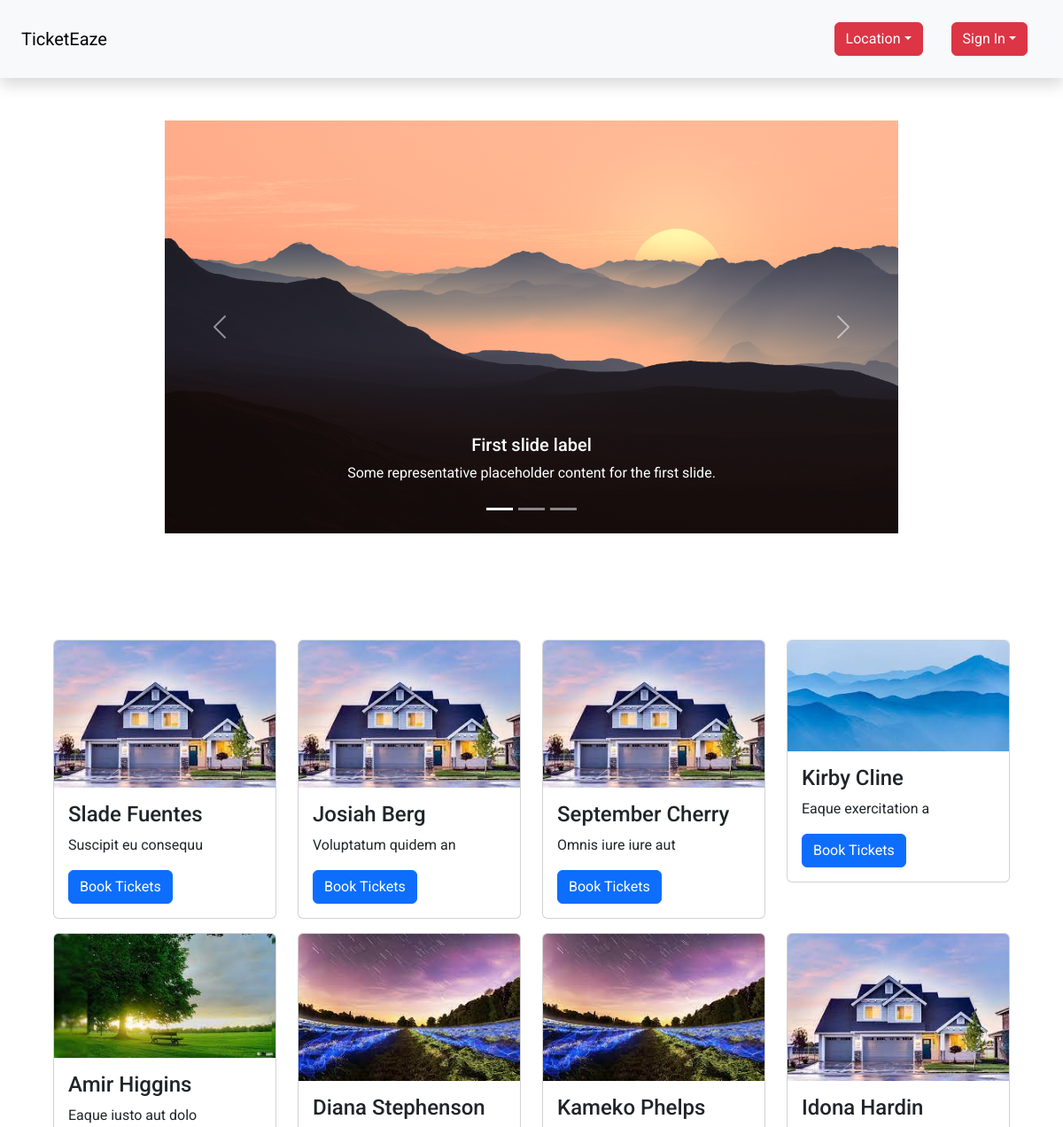
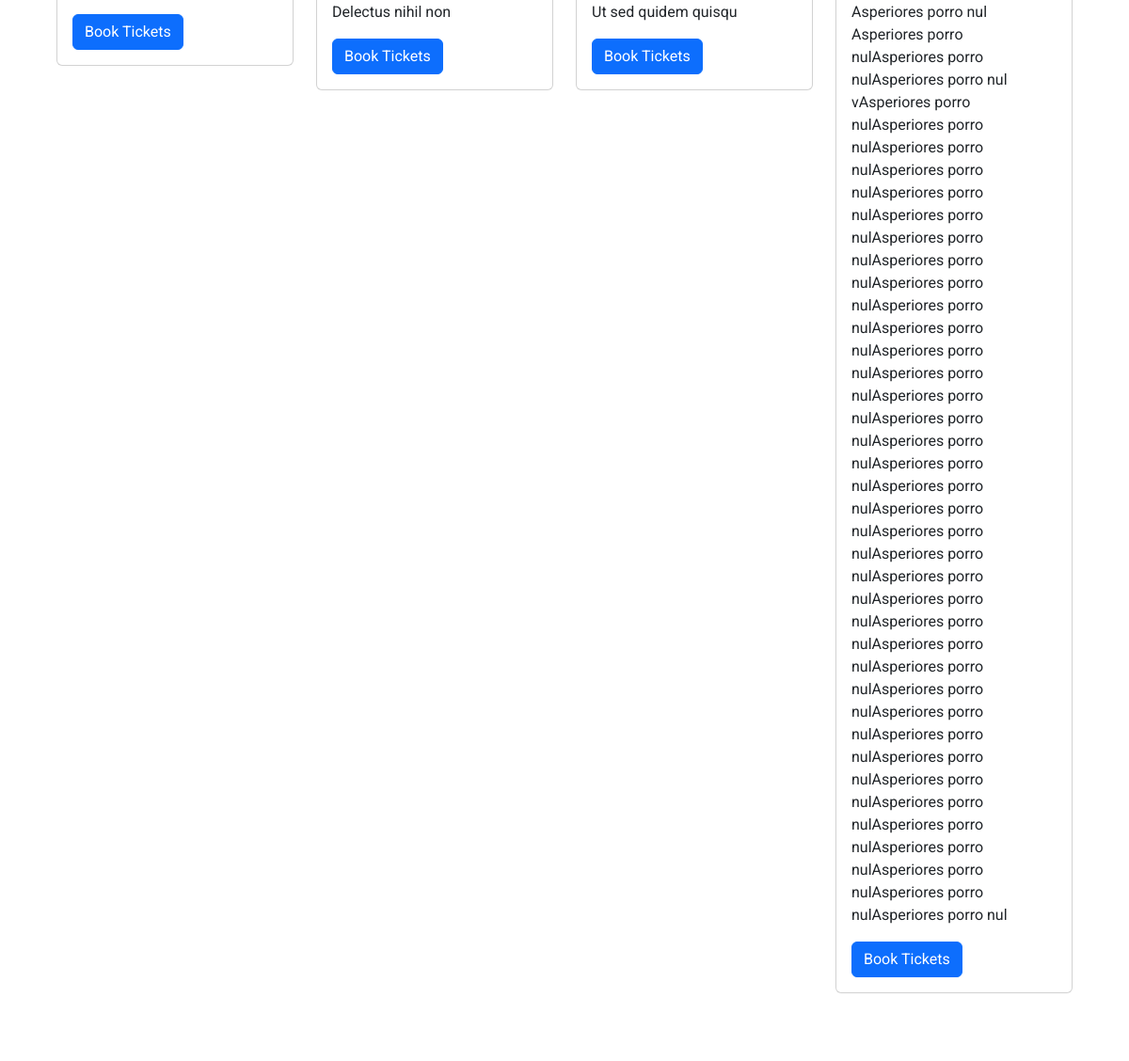
The page / on the database its author committed (2 pictures, top to bottom).
### models.py (models this page shows, shortened)
class show(db.Model):
   id = db.Column(db.Integer, primary_key = True)
   name = db.Column(db.String(100))
   description = db.Column(db.String(100))
   location = db.Column(db.String(100))
   capacity = db.Column(db.Integer)
   tags = db.Column(db.String(200))
   price = db.Column(db.Float)
   rating = db.Column(db.Integer)
   currentcapacity = db.Column(db.Integer)
   showshosted = db.relationship('venue',secondary=showinvenue, backref='showshosted')

### app.py (the view)
@app.route("/",methods=['GET','POST'])
def home():
  events = db.session.query(show).all()
  return render_template('Home/Home.html',events=events)

### templates/Home/Home.html (shortened to what this page needs)
{% extends "./Layouts/layout.html" %}
{% block content %}
{% include "./Layouts/navBarWithoutLogin.html" %}
{% block carousel %}
<section class="w-100  bg-white p-5">
  <div id="carouselExampleCaptions" class="carousel slide w-75 m-auto">
      <div class="carousel-indicators">
        <button type="button" data-bs-target="#carouselExampleCaptions" data-bs-slide-to="0" class="active" aria-current="true" aria-label="Slide 1"></button>
        <button type="button" data-bs-target="#carouselExampleCaptions" data-bs-slide-to="1" aria-label="Slide 2"></button>
        <button type="button" data-bs-target="#carouselExampleCaptions" data-bs-slide-to="2" aria-label="Slide 3"></button>
      </div>
      <div class="carousel-inner">
        <div class="carousel-item active">
          <img src="/static/Images/img1.png" class="d-block w-100" alt="...">
          <div class="carousel-caption d-none d-md-block">
            <h5>First slide label</h5>
            <p>Some representative placeholder content for the first slide.</p>
          </div>
        </div>
      </div>
      <button class="carousel-control-prev" type="button" data-bs-target="#carouselExampleCaptions" data-bs-slide="prev">
        <span class="carousel-control-prev-icon" aria-hidden="true"></span>
      </button>
      <button class="carousel-control-next" type="button" data-bs-target="#carouselExampleCaptions" data-bs-slide="next">
        <span class="carousel-control-next-icon" aria-hidden="true"></span>
      </button>
    </div>
</section>
{% endblock carousel %}
{% block events %}
<section class="w-100  bg-white p-5">
  <div class="container">
    <div class="row py-3">
      {% for i in events %}
      <div class="col-md-6 col-lg-4 col-xl-3 my-md-2 my-sm-2">
        <div class="card">
          <img src="/static/file_uploads/event/{{i.id}}.jpeg" alt="Image 1" class="card-img-top">
          <div class="card-body">
            <h4 class="card-title">{{i.name}}</h4>
            <p class="card-text">{{i.description}}</p>
            <a href="/event/booktickets/{{i.id}}" class="btn btn-primary">Book Tickets</a>
          </div>
        </div>
      </div>
      {% endfor %}
  </div>
</section>
{% endblock events %}
{% endblock content %}

### templates/Layouts/layout.html (shortened to what this page needs)
<!DOCTYPE html>
<html lang="en">
<head>
    <link href="https://cdn.jsdelivr.net/npm/bootstrap@5.3.0-alpha1/dist/css/bootstrap.min.css" rel="stylesheet">
</head>
<body class="">
    {% block content %}{% endblock content %}
</body>
</html>

### templates/Layouts/navBarWithoutLogin.html (shortened to what this page needs)
<nav class="navbar navbar-expand-lg navbar-light bg-light p-4 shadow ">
    <div class="navbar-brand " href="#">TicketEaze</div>
    <div class="collapse navbar-collapse d-lg-flex justify-content-lg-end" id="navbarNav">
      <ul class="navbar-nav ml-auto">
        <li class="list-unstyled mx-3 d-lg-block  d-none">
            <div class="dropdown">
                <button type="button" class="btn btn-danger dropdown-toggle " data-toggle="dropdown" >
                Location</button>
            </div>
        </li>
        {% if current_user.is_authenticated %}
        <li class="list-unstyled mx-3 d-lg-block  d-none">
          <div class="dropdown">
              <button type="button" class="btn btn-secondary dropdown-toggle " data-toggle="dropdown" >
              Profile</button>
              <ul class="dropdown-menu ">
                  <li class="dropdown-item"><b>Hi {{current_user.name}} !</b></li>
                  <li><a class="dropdown-item" href="#">My Orders</a></li>
                  <li><a class="dropdown-divider" href="#"></a></li>
                  <li><a class="dropdown-item" href="/logout">Logout</a></li>
              </ul>
          </div>
      </li>
        <!-- <button class="btn btn-secondary" onclick="location.href='/logout'" >Logout</button>
        <div class="user_name mx-2 mt-2 h6">Hi {{ current_user.name }}!</div> -->
        <!-- <li class="mx-3 list-unstyled d-lg-block  d-none">
          <div class="dropdown">
            <button type="button" class="btn btn-danger dropdown-toggle" data-toggle="dropdown" >
            Logout</button>
            <ul class="dropdown-menu ">
                <li class="dropdown-item">Hi {{ current_user.name }}!</li>
                <li><a class="dropdown-item" href="#">Logout</a></li>
            </ul>
          </div>
        </li> -->
        {% else %}
        <li class="mx-3 list-unstyled d-lg-block  d-none">
          <div class="dropdown">
            <button type="button" class="btn btn-danger dropdown-toggle" data-toggle="dropdown" >
            Sign In</button>
          </div>
        </li>
        {% endif %}
      </ul>
    </div>
  </nav>

### templates/Layouts/layout.html (style rules this page uses)
body { font-family: 'Roboto', sans-serif; }

### rows shown on the page
show: name "Slade Fuentes", description "Suscipit eu consequu"
show: name "Josiah Berg", description "Voluptatum quidem an"
show: name "September Cherry", description "Omnis iure iure aut"
show: shows a picture, name "Kirby Cline", description "Eaque exercitation a"
show: shows a picture, name "Amir Higgins", description "Eaque iusto aut dolo"
show: name "Diana Stephenson", description "Delectus nihil non"
show: name "Kameko Phelps", description "Ut sed quidem quisqu"
show: name "Idona Hardin", description "Asperiores porro nul Asperiores porro nulAsperiores porro nulAsperiores porro nul vAsperiores porro nulAsperiores porro nulAsperiores porro nulAsperiores porro nulAsperiores porro nulAsperiores porro nulAsperiores porro nulAsperiores porro nulAsperiores porro nulAsperiores porro nulAsperiores porro nulAsperiores porro nulAsperiores porro nulAsperiores porro nulAsperiores porro nulAsperiores porro nulAsperiores porro nulAsperiores porro nulAsperiores porro nulAsperiores porro nulAsperiores porro nulAsperiores porro nulAsperiores porro nulAsperiores porro nulAsperiores porro nulAsperiores porro nulAsperiores porro nulAsperiores porro nulAsperiores porro nulAsperiores porro nulAsperiores porro…"
